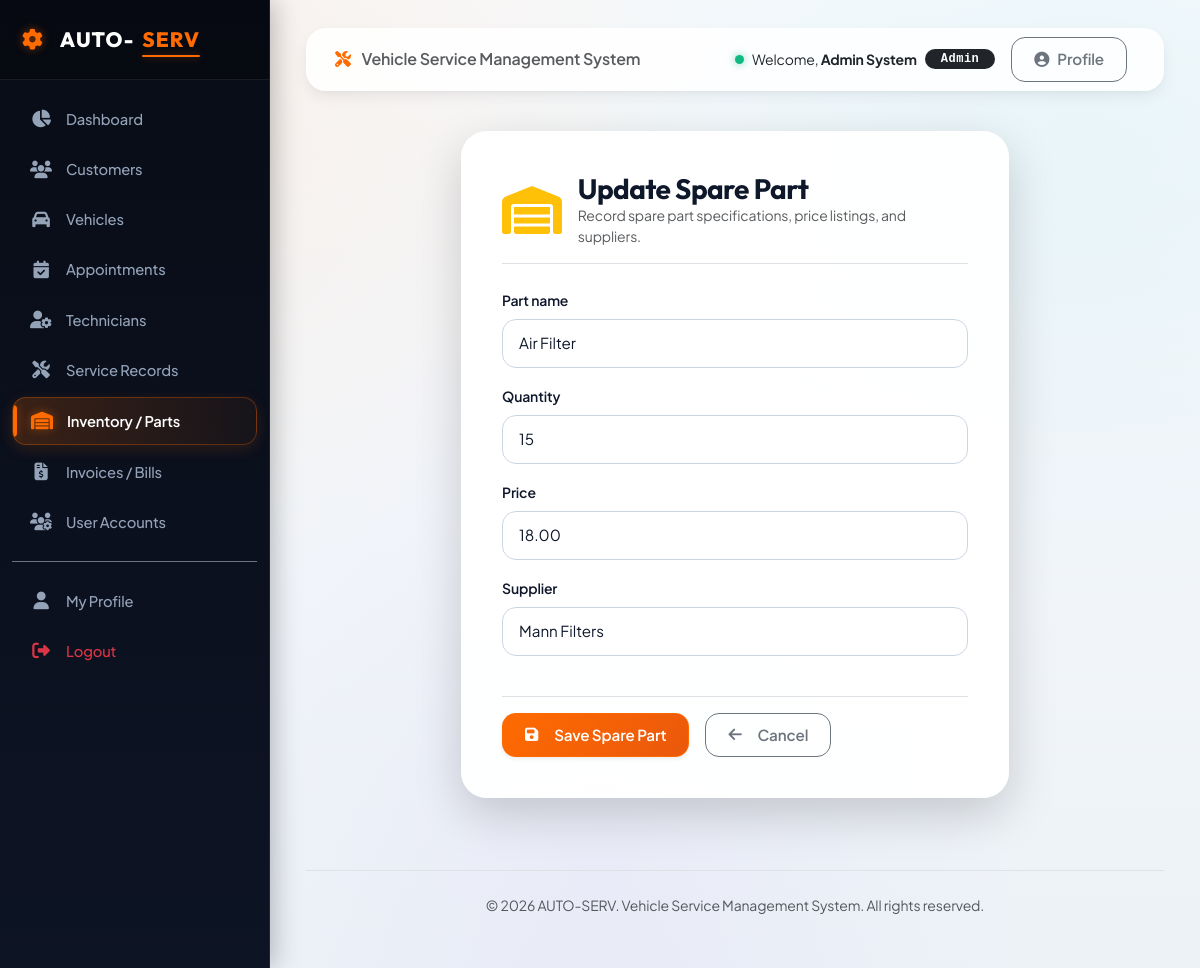
/inventory/8/edit/ (signed in), run on an earlier commit of the app's database.
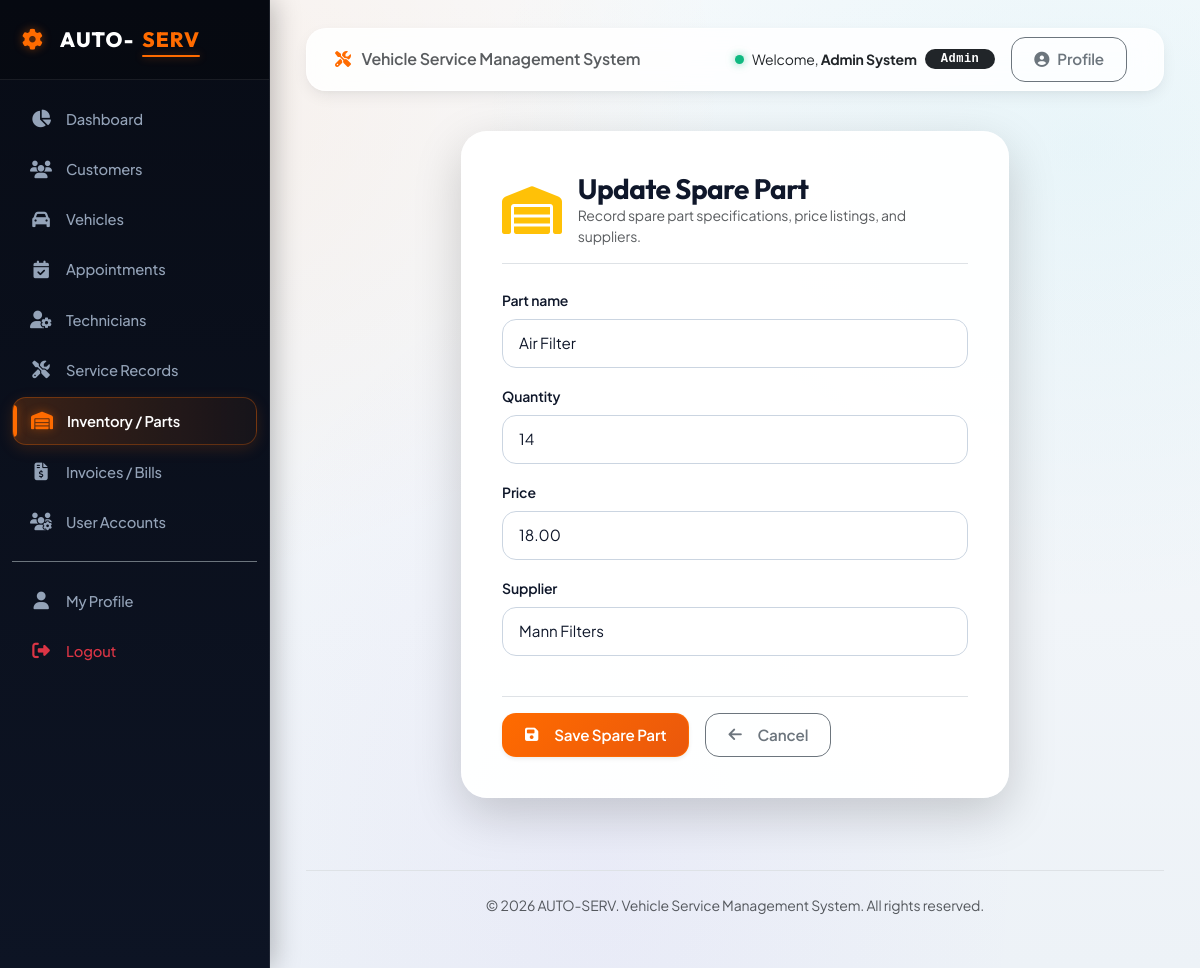
And on a later commit of the database.
### inventory/models.py (models this page shows, shortened)
class SparePart(models.Model):
    part_name = models.CharField(max_length=100)
    quantity = models.PositiveIntegerField(default=0, help_text="Stock quantity available")
    price = models.DecimalField(max_digits=10, decimal_places=2, help_text="Price per unit")
    supplier = models.CharField(max_length=100, blank=True, null=True)

### accounts/decorators.py (the view)
        def _wrapped_view(request, *args, **kwargs):
            if request.user.is_authenticated:
                allowed_roles = list(roles)
                if 'admin' in allowed_roles and 'service_advisor' not in allowed_roles:
                    allowed_roles.append('service_advisor')
                if request.user.role in allowed_roles or request.user.is_superuser:
                    return view_func(request, *args, **kwargs)
            raise PermissionDenied

### inventory/forms.py
class SparePartForm(forms.ModelForm):
    class Meta:
        model = SparePart
        fields = ['part_name', 'quantity', 'price', 'supplier']
        widgets = {
            'part_name': forms.TextInput(attrs={'class': 'form-control', 'placeholder': 'Spare Part Name'}),
            'quantity': forms.NumberInput(attrs={'class': 'form-control', 'placeholder': 'Stock Count'}),
            'price': forms.NumberInput(attrs={'class': 'form-control', 'placeholder': 'Unit Price', 'step': '0.01'}),
            'supplier': forms.TextInput(attrs={'class': 'form-control', 'placeholder': 'Supplier Info'}),
        }

### inventory/views.py (called while the page is built)
@login_required
@role_required('admin')
def part_update(request, pk):
    part = get_object_or_404(SparePart, pk=pk)
    if request.method == 'POST':
        form = SparePartForm(request.POST, instance=part)
        if form.is_valid():
            form.save()
            messages.success(request, "Inventory stock details updated.")
            return redirect('inventory:part_list')
    else:
        form = SparePartForm(instance=part)
    return render(request, 'inventory/part_form.html', {'form': form, 'title': 'Update Spare Part'})

### templates/inventory/part_form.html (shortened to what this page needs)
{% extends 'base.html' %}
{% block content %}
<div class="row justify-content-center">
    <div class="col-md-8">
        <div class="form-card shadow-lg">
            <div class="d-flex align-items-center gap-3 mb-4 pb-3 border-bottom">
                <i class="fa-solid fa-warehouse fa-3x text-warning"></i>
                <div>
                    <h3 class="fw-bold mb-0">{{ title }}</h3>
                    <p class="text-muted small mb-0">Record spare part specifications, price listings, and suppliers.</p>
                </div>
            </div>
            <form method="post">
                <div class="row">
                    {% for field in form %}
                    <div class="col-md-12 mb-3">
                        <label for="{{ field.id_for_label }}" class="form-label fw-semibold small">{{ field.label }}</label>
                        {{ field }}
                    </div>
                    {% endfor %}
                </div>
                <div class="mt-4 pt-3 border-top d-flex gap-3">
                    <button type="submit" class="btn btn-primary shadow-sm">
                        <i class="fa-solid fa-floppy-disk me-2"></i>Save Spare Part
                    </button>
                    <a href="{% url 'inventory:part_list' %}" class="btn btn-outline-secondary">
                        <i class="fa-solid fa-arrow-left me-2"></i>Cancel
                    </a>
                </div>
            </form>
        </div>
    </div>
</div>
{% endblock %}

What changed in the data, as far as the page shows it:
changed SparePart "Air Filter": quantity "15" → "14"
